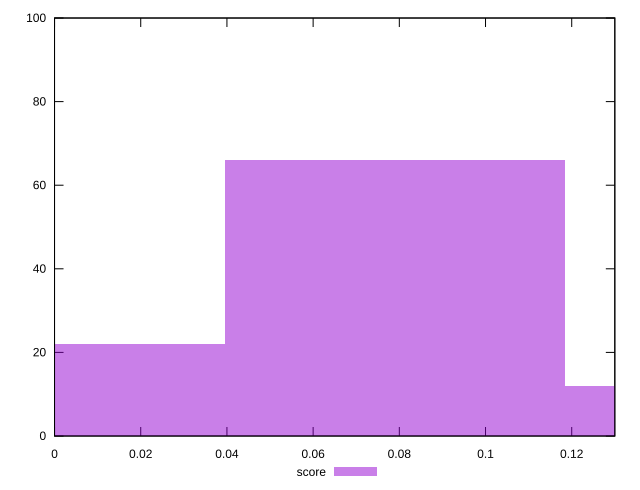

The script that saved this image:
reset

$score <<EOF
0.0789483026112818 66
0.1578966052225636 12
0 22
EOF

set key outside below
set boxwidth 0.0789483026112818
set xrange [0:0.13]
set yrange [0:100]
set trange [0:100]
set style fill transparent solid 0.5 noborder
set terminal svg size 640, 490 enhanced background rgb 'white'
set output "reprap/max-potential-fid/samples/pages+cached+noexternal+nomedia+nocss+nojs/score/histogram.svg"

plot $score title "score" with boxes

reset
